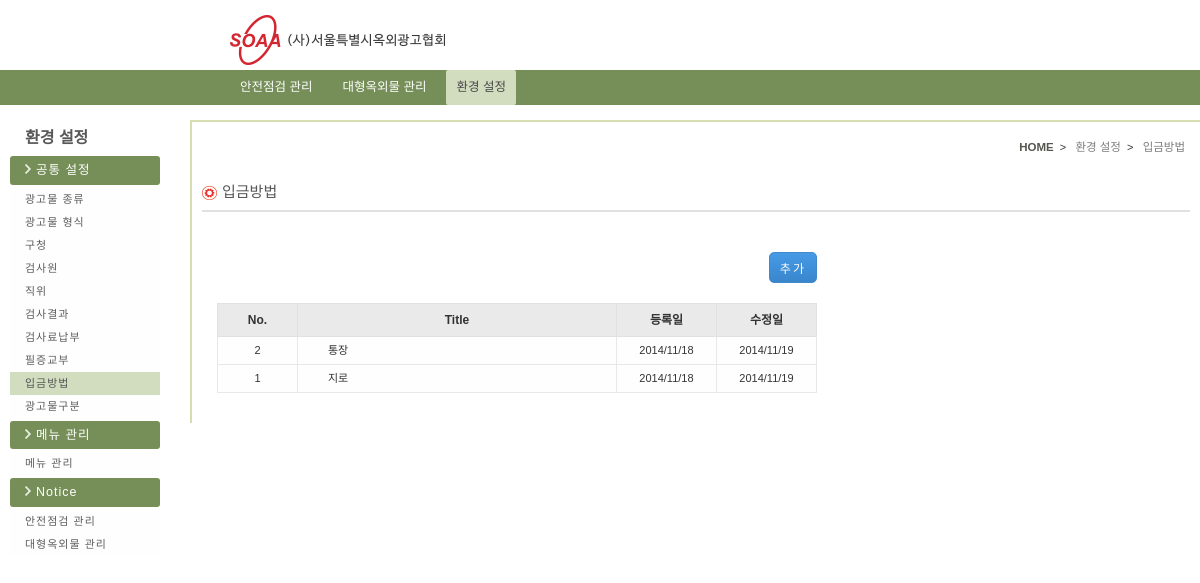
/settings/insert_paytype.php, run on the app's committed database.
### tables this page shows
CREATE TABLE `common_selectbox` (
  `code` varchar(2) NOT NULL default '',
  `en_nm` varchar(15) NOT NULL default '',
  `ko_nm` varchar(15) default NULL,
  `title_nm` varchar(10) default NULL,
  `url` varchar(20) default NULL,
  `insert_date` varchar(10) default NULL,
  `update_date` varchar(10) default NULL,
  `order_idx` smallint(11) default NULL,
  PRIMARY KEY  (`code`,`en_nm`)
);

### config/function.php (called while the page is built, shortened)
<?
function fn_select($condition, $tbl, $where){
	$sql =  "SELECT " . $condition;
	$sql .= " FROM " . $tbl;
	if($where){
		$sql .= " WHERE " . $where;
	}
	$result = mysql_query($sql);
	return $result;
}
function fn_select_fetch_array($condition, $tbl, $where){
	$sql =  "SELECT " . $condition;
	$sql .= " FROM " . $tbl;
	if($where){
		$sql .= " WHERE " . $where;
	}
	$result =	mysql_query($sql);
	$rs		=	mysql_fetch_array($result);
	return $rs;
}
function fn_select_cnt($condition, $tbl, $where){
	$sql =  "SELECT " . $condition;
	$sql .= " FROM " . $tbl;
	if($where){
		$sql .= " WHERE " . $where;
	}
	$result =	mysql_query($sql);
	$rs_cnt	=	mysql_num_rows($result);
	return $rs_cnt;
}
?>

### settings/insert_paytype.php (the view, shortened to what this page needs)
<?  include $_SERVER["DOCUMENT_ROOT"] . "/settings/left_menu.php"; ?>
<link rel="stylesheet" type="text/css" href="../css/admin/configuration.css">
<?
	$rs = fn_select_fetch_array("distinct(title_nm)","common_selectbox","code='45'")
?>
<section class="contents">
            	<div class="contents_con">
                    <div class="top_unit">
                        <div class="inner_jump">
							<a href="/safeChk_Mng/soaa_list.php"><span class="first">HOME</span></a>&nbsp;&nbsp;&gt;&nbsp;&nbsp;
							<a href="/settings/outdoor_act_cate.php">환경&nbsp;설정</a>&nbsp;&nbsp;&gt;&nbsp;&nbsp;
							<a href="/settings/<?=$this_page[0]?>"><?=$rs["title_nm"]?></a>
						</div>
                        <p class="contop_title"><img src="../img/set_icon.png" alt="icon"><?=$rs["title_nm"]?></p>
                    </div>
                    <div class="line"></div>
                    <div class="contain">
                        <div class="confi_box">
                            <div class="confi_btn"><input type="button" value="추가" id="submit_btn" onclick="addList('45')"></div>
                            <div class="confi_table">
                                <table>
                                    <colgroup>
                                        <col width="80px">
                                        <col width="319px">
                                        <col width="100px">
                                        <col width="100px">
                                    </colgroup>
                                    <tr>
                                        <th>No.</th>
                                        <th>Title</th>
                                        <th>등록일</th>
                                        <th>수정일</th>
                                    </tr>
									<?
										$tot_cnt = fn_select_cnt("*", "common_selectbox", "code='45'");
										$result = fn_select("code, en_nm, ko_nm, insert_date, update_date", "common_selectbox", "code='45'");
										while($rs = mysql_fetch_array($result)){
											$code = $rs["code"];
											$en_nm = $rs["en_nm"];
											$insert_date = explode("-", $rs["insert_date"]);
											$update_date = explode("-", $rs["update_date"]);
									?>
                                    <tr>
                                        <td class="no"><?=$tot_cnt?></td>
                                        <td class="type"><a href="javascript:void(0)" onclick="updateList('<?=$code?>','<?=$en_nm?>');"><?=$rs["ko_nm"]?></a></td>
                                        <td class="reg_date"><?=$insert_date[0]?>/<?=$insert_date[1]?>/<?=$insert_date[2]?></td>
                                        <td class="mod_date"><?=$update_date[0]?>/<?=$update_date[1]?>/<?=$update_date[2]?></td>
                                    </tr>
									<?
										$tot_cnt--;
										} ?>
                                </table>
                            </div>
                        </div>
                    </div>
                </div>
            </section>
        </section>
	</div>
</body>
</html>

### css/admin/common.css (style rules this page uses)
body { margin:0;padding:0;font-family:'nanumbarun_gothic',sans-serif, Arial;font-size:11px;color:#333 }
adress, article, aside,figure,footer, header, hgroup, menu, nav, section { display:block }
a { text-decoration:none;color:#333 }
html { overflow-x:auto;overflow-y:scroll;min-height:1000px; }
img { border:0;outline:none }
.contents { overflow:hidden;padding-left:30px; }
.contents_con { overflow:hidden;padding:10px;border-top:2px solid #d4deb0;border-left:2px solid #d4deb0 }
.top_unit { overflow:hidden }
.inner_jump { display:inline-block;float:right;margin:10px 5px 10px 0 }
.first { font-weight:bold;color:#555650 }
.inner_jump a { font-size:11.5px;color:#7d7d7d }
.contop_title { overflow:hidden;font-family:'nanumgothic_Bold',sans-serif;font-size:15px;color:#565656;margin-top:20px }
.contop_title img { vertical-align:middle;margin-right:5px }
.line { border-top:2px solid #e2e1e1;margin-top:10px }
.contain { width:99%;overflow:hidden;margin:10px auto }

### css/admin/configuration.css (style rules this page uses)
.confi_box { width:600px;height:auto;margin:10px }
.confi_btn { float:right;margin:20px 0 }
.confi_table { width:600px;overflow:hidden }
.confi_table table { width:100% }
.confi_table th { background:#eaeaea;border:1px solid #e1e1e1;padding:10px 0;font-size:12px }
.confi_table td { background:#fefefe;border:1px solid #e8e8e8;padding-top:8px;padding-bottom:8px }
.no,.reg_date,.mod_date { text-align:center }
.type { padding:0 30px }
#submit_btn { background:#3986cd;background:-webkit-gradient(linear, left top, left bottom, from(#469ae6), to(#3986cd));background:-moz-linear-gradient(top, #469ae6, #3986cd); filter:progid:DXImageTransform.Microsoft.gradient(startColorstr='#469ae6', endColorstr='#3986cd');color:#fff;border:solid 1px #4289c9;border-radius:5px;-moz-border-radius:5px;-webkit-border-radius:5px;-o-border-radius:5px;padding:6px 10px;cursor:pointer;font-family:'nanumgothic_Bold',sans-serif;letter-spacing:2px;font-size:12px }

### data on the page
common_selectbox: ko_nm "통장", insert_date "2014", insert_date "11", insert_date "18", update_date "2014", update_date "11", update_date "19"
common_selectbox: ko_nm "지로", insert_date "2014", insert_date "11", insert_date "18", update_date "2014", update_date "11", update_date "19"

### other printed values
$rs["title_nm"] "광고물 종류"
$rs["title_nm"] "광고물 형식"
$rs["title_nm"] "구청"
$rs["title_nm"] "검사원"
$rs["title_nm"] "직위"
$rs["title_nm"] "검사결과"
$rs["title_nm"] "검사료납부"
$rs["title_nm"] "필증교부"
$rs["title_nm"] "입금방법"
$rs["title_nm"] "광고물구분"
